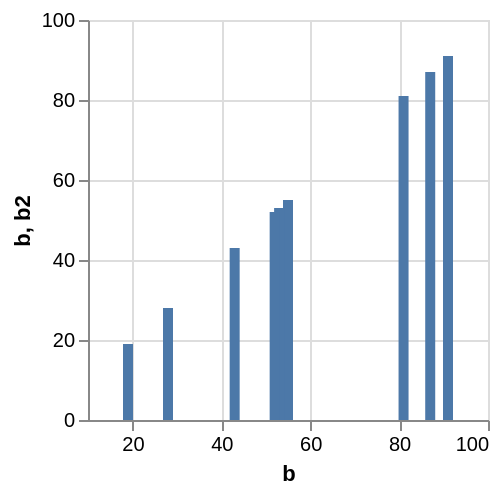

This figure's Vega-Lite source:
### Vega specification from a JSON file in a GitHub repository (floating-point values rounded to 4 significant figures)
{"$schema": "https://vega.github.io/schema/vega/v5.json", "background": "white", "padding": 5, "width": 200, "height": 200, "style": "cell", "data": [{"name": "source_0", "values": [{"b": 28, "b2": 0}, {"b": 55, "b2": 0}, {"b": 43, "b2": 0}, {"b": 91, "b2": 0}, {"b": 81, "b2": 0}, {"b": 53, "b2": 0}, {"b": 19, "b2": 0}, {"b": 87, "b2": 0}, {"b": 52, "b2": 0}]}, {"name": "data_0", "source": "source_0", "transform": [{"type": "filter", "expr": "isValid(datum[\"b\"]) && isFinite(+datum[\"b\"])"}]}], "marks": [{"name": "marks", "type": "rect", "style": ["bar"], "from": {"data": "data_0"}, "encode": {"update": {"fill": {"value": "#4c78a8"}, "ariaRoleDescription": {"value": "bar"}, "description": {"signal": "\"b: \" + (format(datum[\"b\"], \"\")) + \"; b2: \" + (format(datum[\"b2\"], \"\"))"}, "xc": {"scale": "x", "field": "b"}, "width": {"value": 5}, "y": {"scale": "y", "field": "b"}, "y2": {"scale": "y", "field": "b2"}}}}], "scales": [{"name": "x", "type": "linear", "domain": {"data": "data_0", "field": "b"}, "range": [0, {"signal": "width"}], "nice": true, "zero": false, "padding": 5}, {"name": "y", "type": "linear", "domain": {"data": "data_0", "fields": ["b", "b2"]}, "range": [{"signal": "height"}, 0], "nice": true, "zero": true}], "axes": [{"scale": "x", "orient": "bottom", "gridScale": "y", "grid": true, "tickCount": {"signal": "ceil(width/40)"}, "domain": false, "labels": false, "aria": false, "maxExtent": 0, "minExtent": 0, "ticks": false, "zindex": 0}, {"scale": "y", "orient": "left", "gridScale": "x", "grid": true, "tickCount": {"signal": "ceil(height/40)"}, "domain": false, "labels": false, "aria": false, "maxExtent": 0, "minExtent": 0, "ticks": false, "zindex": 0}, {"scale": "x", "orient": "bottom", "grid": false, "title": "b", "labelFlush": true, "labelOverlap": true, "tickCount": {"signal": "ceil(width/40)"}, "zindex": 0}, {"scale": "y", "orient": "left", "grid": false, "title": "b, b2", "labelOverlap": true, "tickCount": {"signal": "ceil(height/40)"}, "zindex": 0}]}
